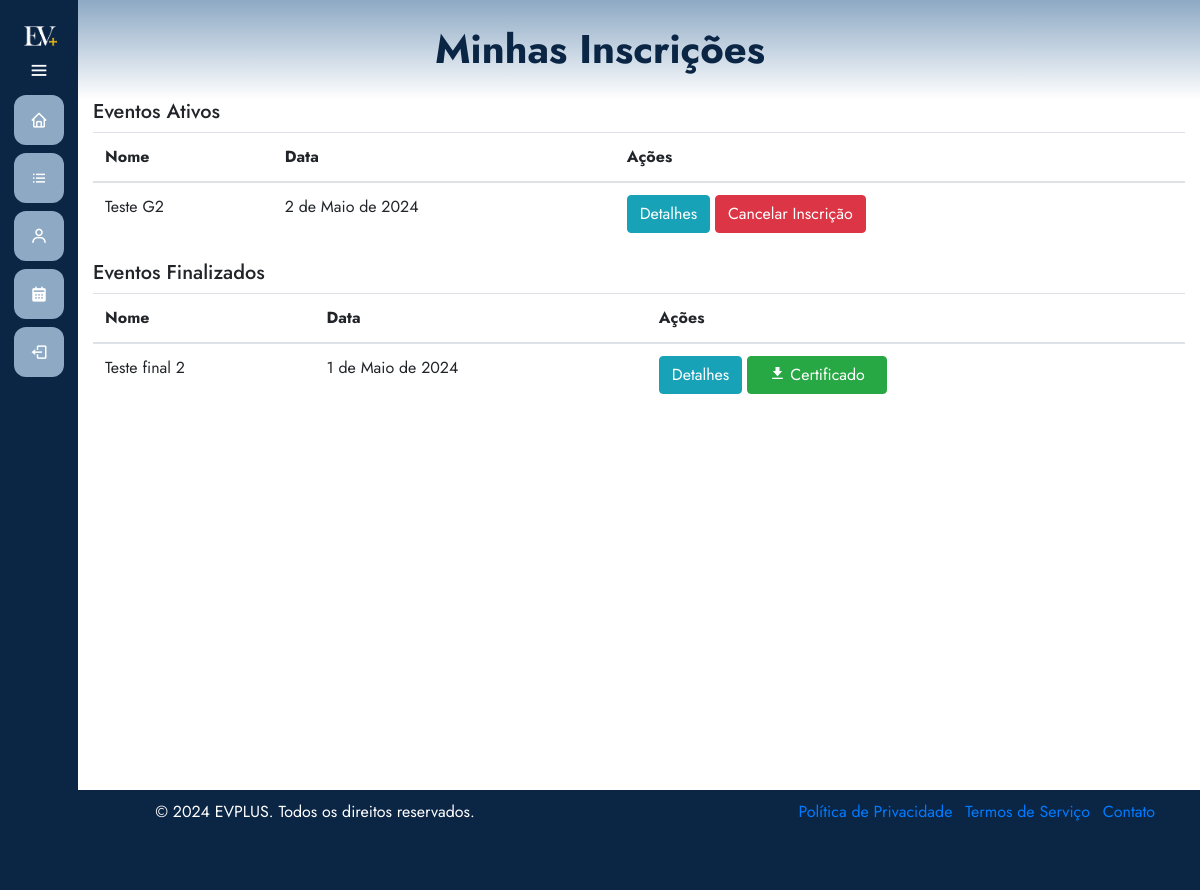
/eventos/minhasinscricoes/ (signed in), run on an earlier commit of the app's database.
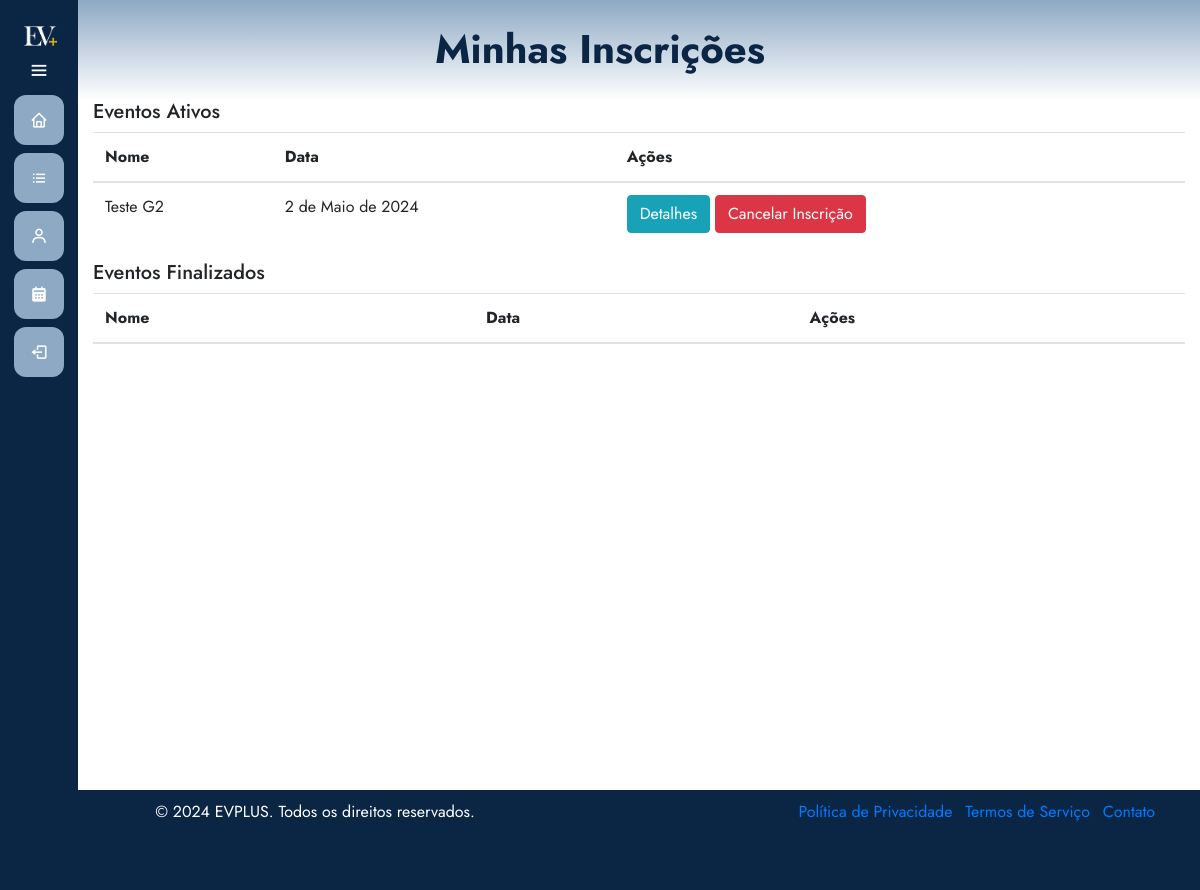
And on a later commit of the database.
### eventos/models.py (models this page shows, shortened)
class Evento(models.Model):
    user = models.ForeignKey(User, on_delete=models.CASCADE)
    clients = models.ManyToManyField(User, through='Inscricao', related_name='eventos')
    name = models.CharField(max_length=100)
    description = models.TextField()
    local = models.CharField(max_length=100)
    date = models.DateField()
    time = models.TimeField()
    category = models.CharField(max_length=100)
    banner = models.ImageField(null=True, blank=True, upload_to='banners/')
    limite_inscricoes = models.PositiveIntegerField(null=True, blank=True, verbose_name="Limite de Inscrições")
    finalizado = models.BooleanField(default=False)
    certificados = models.ManyToManyField(User, through='Certificado', related_name='eventos_certificados')

### eventos/views.py (the view)
# urls.py: path('minhasinscricoes/', views.listarEventosInscritos, name='minhasinscricoes'),
@login_required
def listarEventosInscritos(request):
    exibir_sidebar = True
    eventos = Evento.objects.filter(clients=request.user, finalizado=False)
    finalizarEvento = Evento.objects.filter(clients=request.user, finalizado=True)
    eventos_e_certificados = {}
    for evento in finalizarEvento:
        certificados = Certificado.objects.filter(evento=evento, participante=request.user)
        eventos_e_certificados[evento] = certificados
    return render(request, 'minhasInscricoes.html', {'eventos': eventos, 'finalizarEvento': finalizarEvento, 'eventos_e_certificados': eventos_e_certificados, 'exibir_sidebar': exibir_sidebar})

### eventos/templates/minhasInscricoes.html (shortened to what this page needs)
{% extends 'base.html' %}
{% load static %}
{% block 'head' %}
    <link rel="stylesheet" href="{% static 'eventos/css/meuseventos.css' %}">
    <link rel="stylesheet" href="https://maxcdn.bootstrapcdn.com/bootstrap/4.5.2/css/bootstrap.min.css">
{% endblock %}
{% block 'dashboard' %}
    <div class="container">
        <div class="row">
            <div class="col-md-12">
                <h5>Eventos Ativos</h5>
                <table class="table">
                    <thead>
                        <tr>
                            <th>Nome</th>
                            <th>Data</th>
                            <th>Ações</th>
                        </tr>
                    </thead>
                    <tbody>
                        {% for evento in eventos %}
                            <tr>
                                <td>{{ evento.name }}</td>
                                <td>{{ evento.date }}</td>
                                <td>
                                    <a href="{% url 'eventos:detalhes_evento' evento.id %}" class="btn btn-info">Detalhes</a>
                                    {% if perms.eventos.view_evento %}
                                        {% if request.user not in evento.clients.all %}
                                            <a href="{% url 'eventos:inscricao_evento' evento.id %}" class="btn btn-success">Inscrever-se</a>
                                        {% else %}
                                            <a href="#" onclick="confirmarCancelar('{{ evento.id }}')" class="btn btn-danger">Cancelar Inscrição</a>
                                        {% endif %}
                                    {% endif %}
                                </td>
                            </tr>
                        {% endfor %}
                    </tbody>
                </table>
                <h5>Eventos Finalizados</h5>
                <table class="table">
                    <thead>
                        <tr>
                            <th>Nome</th>
                            <th>Data</th>
                            <th>Ações</th>
                        </tr>
                    </thead>
                    <tbody>
                        {% for evento, certificados in eventos_e_certificados.items %}
                        <tr>
                            <td>{{ evento.name }}</td>
                            <td>{{ evento.date }}</td>
                            <td>
                                <a href="{% url 'eventos:detalhes_evento' evento.id %}" class="btn btn-info">Detalhes</a>
                                {% if certificados %}
                                <a href="{% url 'eventos:download_certificado' evento.id %}" class="btn btn-success">
                                    <i class="bx bxs-download"></i> Certificado
                                </a>
                                {% endif %}
                            </td>
                        </tr>
                    {% endfor %}
                    </tbody>
                </table>
            </div>
        </div>
    </div>
{% endblock %}

What changed in the data, as far as the page shows it:
removed Evento: name "Teste final 2", date "1 de Maio de 2024", shown under "Eventos Finalizados"
